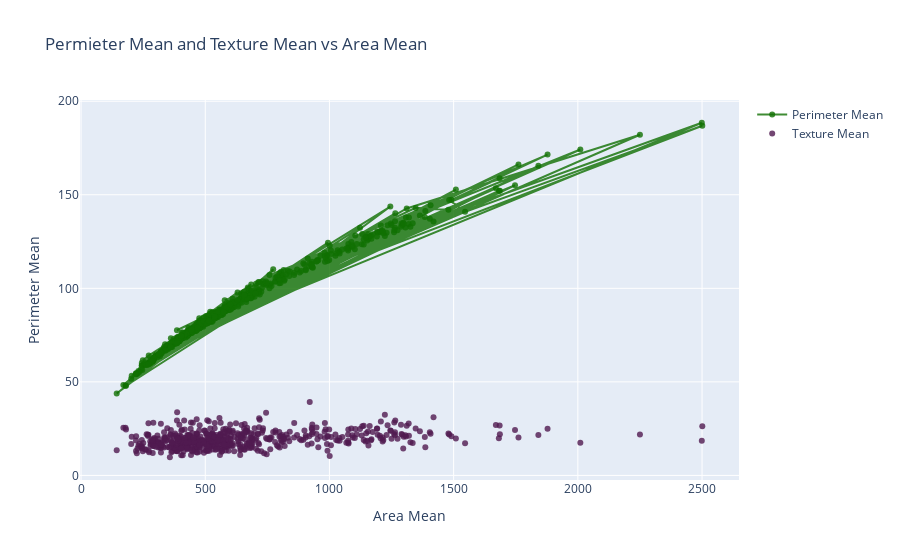

The cell this chart's notebook holds for it:
### Markdown cell above
#### Lines + Scatter Plot

    
Layout and Data Together

The **'mode'** property is a flaglist and may be specified as a string containing:
- Any combination of ['lines', 'markers', 'text'] joined with '+' characters (e.g. 'lines+markers') OR exactly one of ['none'] (e.g. 'none')

The **Figure** method 
Figure(data=None, layout=None, frames=None, skip_invalid=False, **kwargs)
- data:- The 'data' property is a tuple of trace instances that may be specified as:
    - A list or tuple of trace instances (e.g. [Scatter(...), Bar(...)])
    - A single trace instance (e.g. Scatter(...), Bar(...), etc.)
- layout:- The 'layout' property is an instance of Layout that may be specified as:
    - A dict of string/value properties that will be passed to the Layout constructor
- frames:- The 'frames' property is a tuple of instances of Frame that may be specified as:
    - A list or tuple of dicts of string/value properties that will be passed to the Frame constructor

### Code cell
# Creating Line Chart
traceline = go.Scatter(x = df.area_mean,
                    y = df.perimeter_mean,
                    mode = "lines+markers",
                    name = "Perimeter Mean",
                    marker = dict(color = 'rgba(16, 112, 2, 0.8)'),
                    text= df.diagnosis)
# Creating Scatter Chart
tracescatter = go.Scatter(x = df.area_mean,
                    y = df.texture_mean,
                    mode = "markers",
                    name = "Texture Mean",
                    marker = dict(color = 'rgba(80, 26, 80, 0.8)'),
                    text= df.diagnosis)
data = [traceline, tracescatter]
layout = dict(title = 'Permieter Mean and Texture Mean vs Area Mean',
              xaxis= dict(title= 'Area Mean',ticklen= 5,zeroline= False),
              yaxis= dict(title= 'Perimeter Mean',ticklen= 5,zeroline= False))
fig = go.Figure(data = data, layout = layout)
fig.show()

### Figure 1 — Plotly figure (JSON) as saved in the notebook; plotly's stock layout.template omitted (floating-point values rounded to 4 significant figures; data arrays with more than 128 entries replaced by an {"elided": "..."} marker saying what was removed)
{"data": [{"marker": {"color": "rgba(16, 112, 2, 0.8)"}, "mode": "lines+markers", "name": "Perimeter Mean", "text": {"elided": "569 str values"}, "type": "scatter", "x": {"elided": "569 float values"}, "y": {"elided": "569 float values"}}, {"marker": {"color": "rgba(80, 26, 80, 0.8)"}, "mode": "markers", "name": "Texture Mean", "text": {"elided": "569 str values"}, "type": "scatter", "x": {"elided": "569 float values"}, "y": {"elided": "569 float values"}}], "layout": {"autosize": true, "title": {"text": "Permieter Mean and Texture Mean vs Area Mean"}, "xaxis": {"autorange": true, "range": [-1.507, 2646.0], "ticklen": 5, "title": {"text": "Area Mean"}, "type": "linear", "zeroline": false}, "yaxis": {"autorange": true, "range": [-3.386, 201.6], "ticklen": 5, "title": {"text": "Perimeter Mean"}, "type": "linear", "zeroline": false}}}
